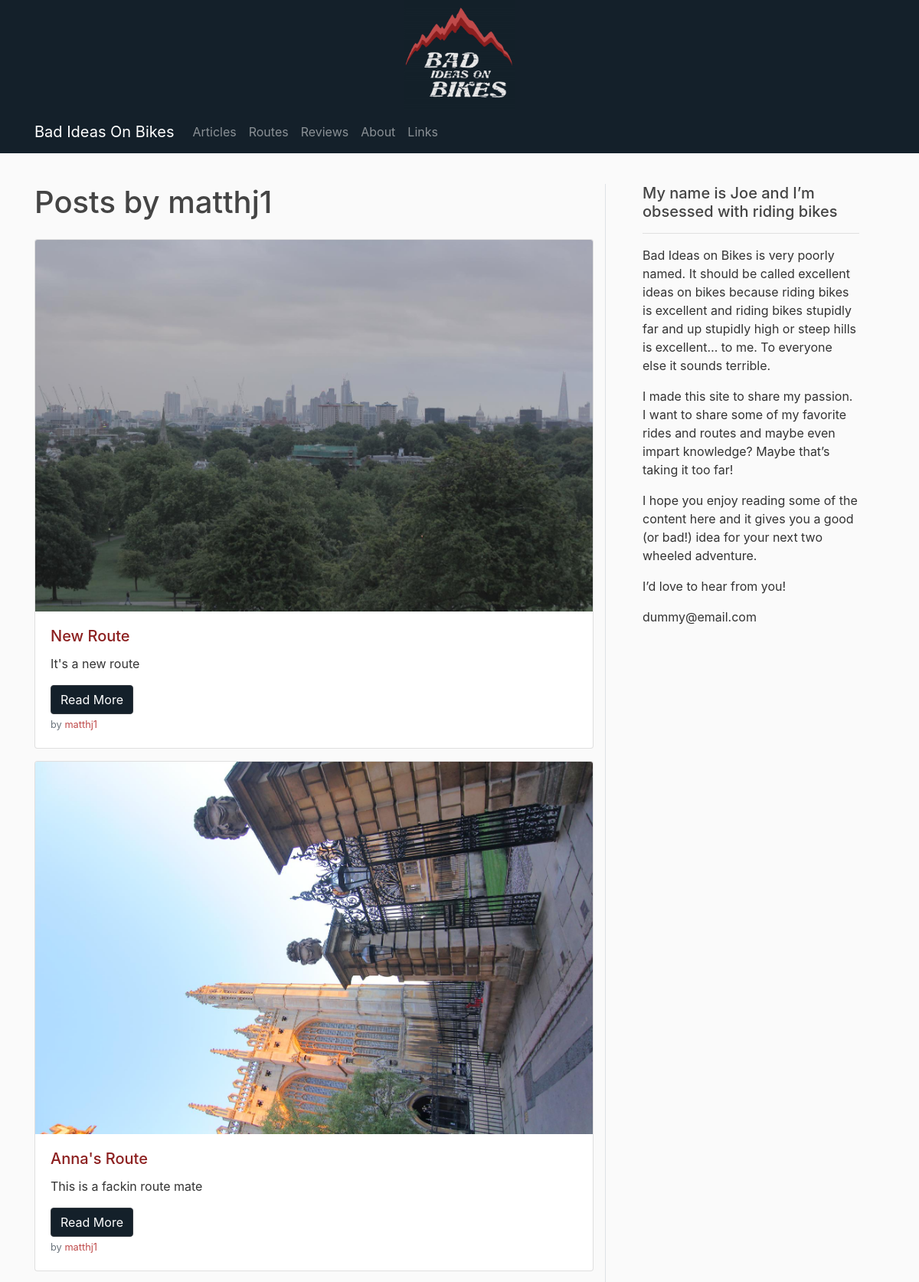
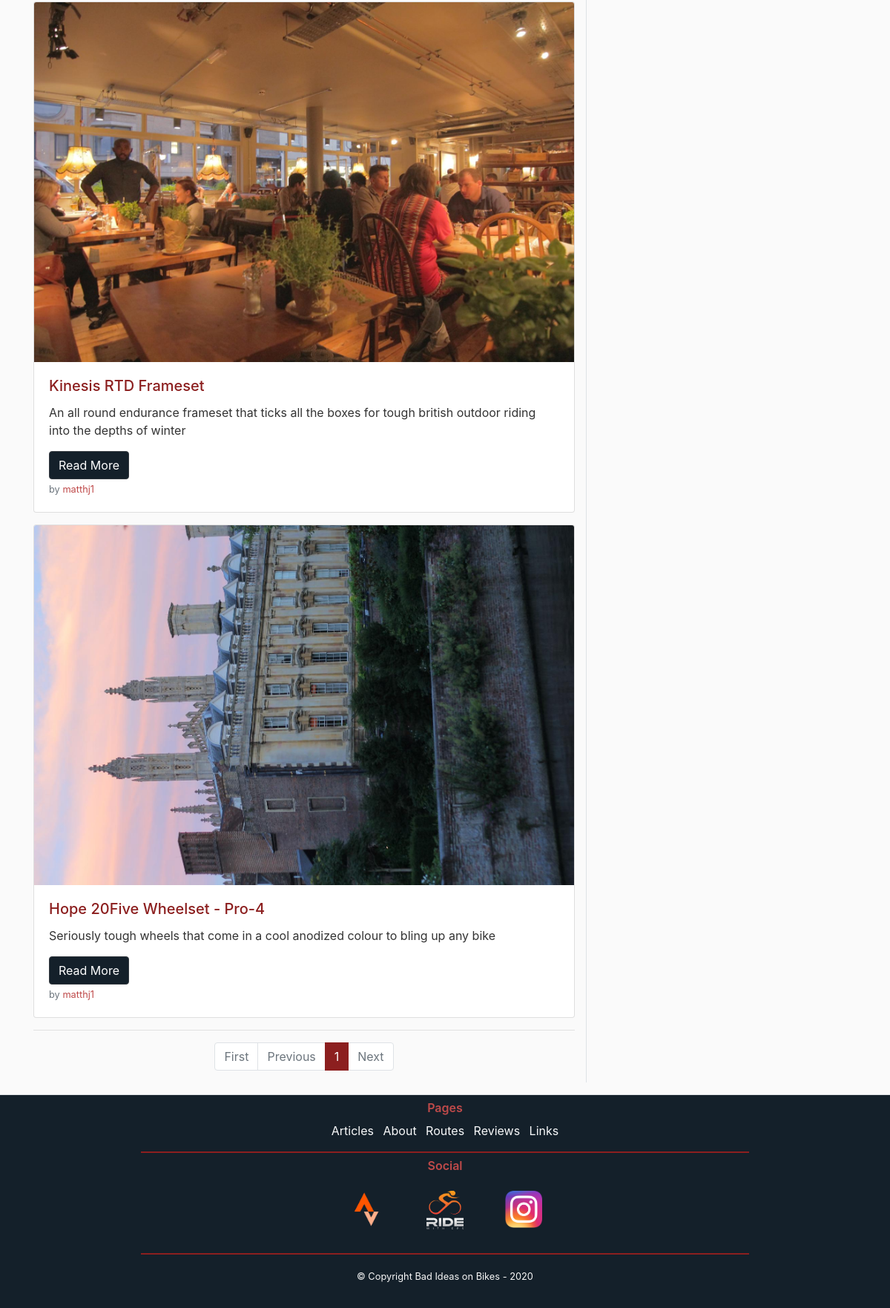
Page /user/matthj1 on the committed database (2 pictures, top to bottom).
### flaskbiob/models.py (models this page shows, shortened)
class Users(db.Model, UserMixin):
    id = db.Column(db.Integer, primary_key=True)
    username = db.Column(db.String(20), unique=True, nullable=False)
    email = db.Column(db.String(100), unique=True, nullable=False)
    image_file = db.Column(db.String(20), nullable=False, default="default.png")
    password = db.Column(db.String(60), nullable=False)
    posts = db.relationship("Posts", backref="author", lazy=True)
    routes = db.relationship("Routes", backref="author", lazy=True)
    reviews = db.relationship("Reviews", backref="author", lazy=True)

class Posts(db.Model):
    id = db.Column(db.Integer, primary_key=True)
    post_type = db.Column(db.String(7), nullable=False)
    title = db.Column(db.String(100), nullable=False)
    date = db.Column(db.DateTime, nullable=False, default=datetime.utcnow)
    leader = db.Column(db.Text, nullable=False)
    content = db.Column(db.Text, nullable=False)
    post_image = db.Column(db.String(100), nullable=False, default="default_post.jpg")
    user = db.Column(db.Integer, db.ForeignKey("users.id"), nullable=False)
    routes = db.relationship("Routes", backref="post_route", lazy="joined", uselist=False)
    reviews = db.relationship("Reviews", backref="post_review", lazy="joined", uselist=False)

### flaskbiob/users/routes.py (the view)
@users.route("/user/<string:username>")
def userpostPage(username):
    page = request.args.get("page", 1, type=int)
    user = Users.query.filter_by(username=username).first_or_404()
    posts = Posts.query.filter_by(author=user)\
        .order_by(Posts.date.desc())\
        .paginate(page=page, per_page=5)
    return render_template("User_Posts.html", posts=posts, user=user)

### flaskbiob/templates/User_Posts.html
{% extends "BASE.html" %}
    {% block content %}
    <div class="row py-3">
        <div class="col" id="main">
            <h1 class="mb-4">Posts by {{ user.username }}</h1>
            {% for post in posts.items %}
            <div class="card mb-3">
              <img src="{{ url_for('static', filename='post_pics/' + post.post_image) }}" class="card-img-top" alt="...">
              <div class="card-body">
                <h5 class="card-title">{{ post.title }}</h5>
                <p class="card-text">{{ post.leader }}</p>
                  <a href="{{ url_for('posts.postPage', post_id = post.id) }}" class="btn btn-dark">Read More</a>
                  <p class="card-text"><small class="text-muted">by <a href="{{ url_for('users.userpostPage', username=post.author.username) }}">{{ post.author.username }}</a></small></p>
              </div>
            </div>
            {% endfor %}
            <hr>
            <div class="d-flex justify-content-center">
                <nav aria-label="Page navigation example">
                    <ul class="pagination">
                        <li class="page-item {% if not posts.has_prev %}disabled{% endif %}"><a class="page-link" href="{{ url_for('users.userpostPage', username=user.username, page=1) }}">First</a></li>
                        <li class="page-item {% if not posts.has_prev %}disabled{% endif %}"><a class="page-link" href="{{ url_for('users.userpostPage', username=user.username, page=posts.prev_num) }}">Previous</a></li>
                        {% for page_num in posts.iter_pages() %}
                            {% if page_num %}
                                <li class="page-item {% if posts.page == page_num %}active{% endif %}"><a class="page-link" href="{{ url_for('users.userpostPage', username=user.username, page=page_num) }}">{{ page_num }}</a></li>
                            {% endif %}
                        {% endfor %}
                        <li class="page-item {% if not posts.has_next %}disabled{% endif %}"><a class="page-link" href="{{ url_for('users.userpostPage', username=user.username, page=posts.next_num) }}">Next</a></li>
                    </ul>
                </nav>
            </div>
        </div>
        <div class="col-4 order-2 px-5 border-left d-none d-lg-block pb-3" id="sticky-sidebar">
            <div class="sticky-top">
                <h5>My name is Joe and I’m obsessed with riding bikes</h5>
                <hr>
                <p>Bad Ideas on Bikes is very poorly named. It should be called excellent ideas on bikes because riding bikes is excellent and riding bikes stupidly far and up stupidly high or steep hills is excellent… to me. To everyone else it sounds terrible.</p>
                <p>I made this site to share my passion. I want to share some of my favorite rides and routes and maybe even impart knowledge? Maybe that’s taking it too far!</p>
                <p>I hope you enjoy reading some of the content here and it gives you a good (or bad!) idea for your next two wheeled adventure.</p>
                <p>I’d love to hear from you!</p>
                <p>dummy@email.com</p>
            </div>
        </div>
    </div>
    {% endblock content %}

### flaskbiob/static/main.css (style rules this page uses)
body { background: #fafafa; color: #333333; }
h1, h2, h3, h4, h5, h6 { color: #444444; }
.pagination > li > a { background-color: white; color: #444444; }
.pagination > .active > a { color: white; background-color: #8c1f1f !Important; border: solid 1px #8c1f1f !Important; }
.card-title { color: #8c1f1f; }
a:link { color: #bf4a4a; }
a.btn-dark:link, a.btn-dark:visited { color: #ffffff; }
.btn-dark { background: #14202a; }

### rows in the picture
Users: username "matthj1"
Posts: post_image (picture), title "New Route", leader "It's a new route", author.username "matthj1"
Posts: post_image (picture), title "Anna's Route", leader "This is a fackin route mate", author.username "matthj1"
Posts: post_image (picture), title "Kinesis RTD Frameset", leader "An all round endurance frameset that ticks all the boxes for tough british outdoor riding into the depths of winter", author.username "matthj1"
Posts: post_image (picture), title "Hope 20Five Wheelset - Pro-4", leader "Seriously tough wheels that come in a cool anodized colour to bling up any bike", author.username "matthj1"

### other values in the picture
{{ page_num }} "1"
